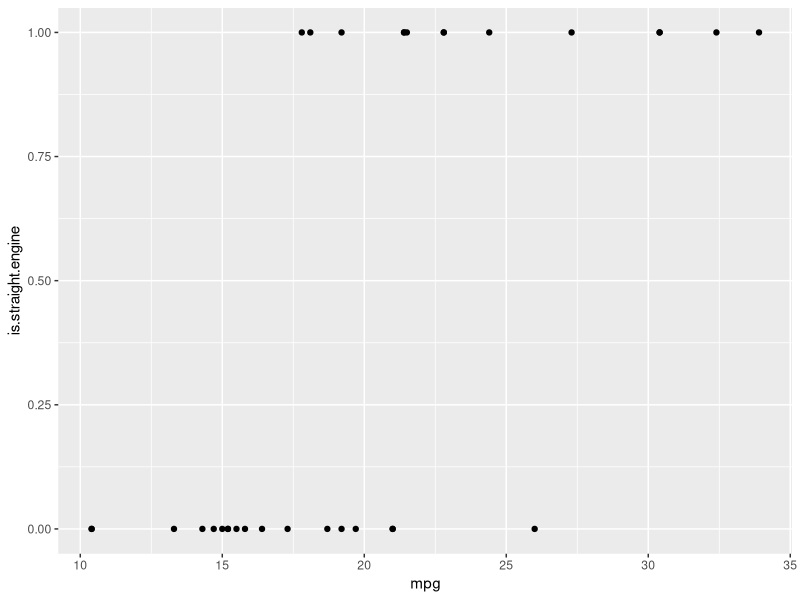
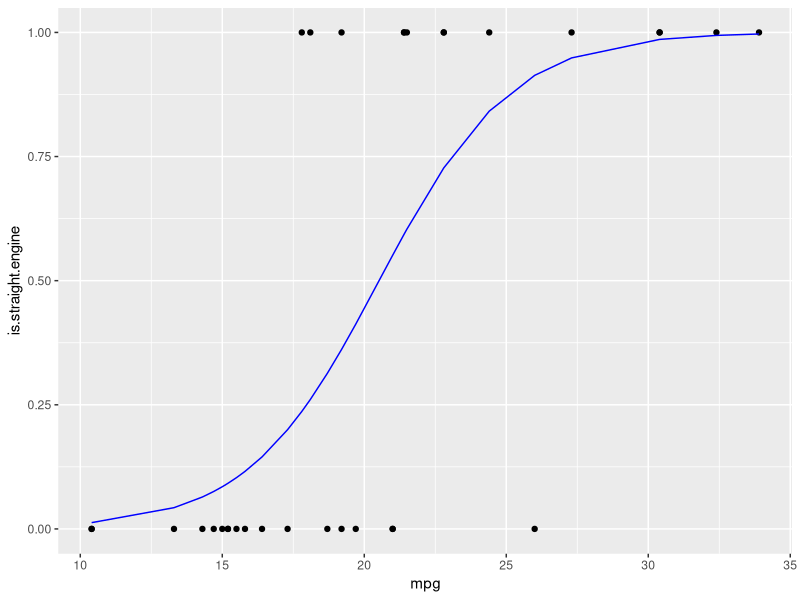
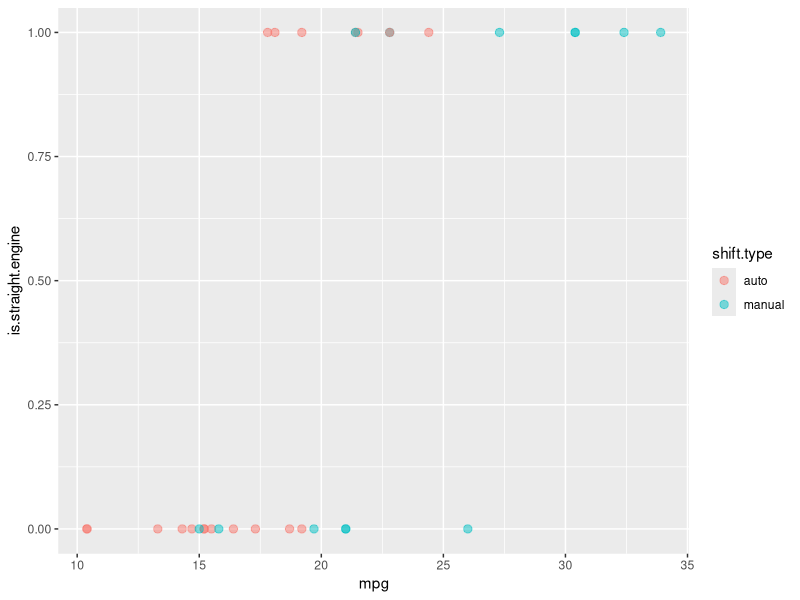
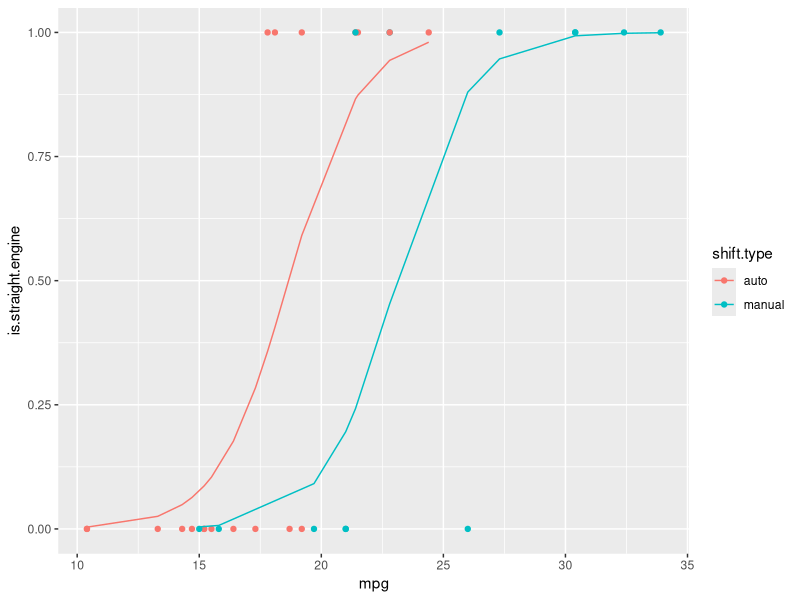

The R source for these figures, in order:
#############################################
# in class exercicse for logistic regression
############################################
rm(list = ls())

# loading libraries
library(data.table)
library(ggplot2)

# load data
data("mtcars")
mtcars <- data.table(mtcars)

# rename the variable
setnames(mtcars, "vs", "is.straight.engine")

# make new variable for automatic vs manual
mtcars[, shift.type:= ifelse(am==1,"manual","auto")]

# keep only necessaary columns
mtcars[, list(is.straight.engine, mpg, shift.type)]

# run logistic regression

ggplot(mtcars,aes(x=mpg, y=is.straight.engine)) +
  geom_point()

lr_mpg <- glm(formula = is.straight.engine ~ mpg, data=mtcars, family = binomial)
summary(lr_mpg)

# Theese two are slightly different in results. 
# prob_of_SE = probability pf straight engine
#mtcars[, predicted_prob_of_SE:=1/(1+exp(-(-8.8331 +0.4304*mpg)))]
mtcars[,auto_predicted_prob_of_SE:=predict(lr_mpg, type="response")]

ggplot(mtcars,aes(x=mpg))+
  geom_point(aes(y=is.straight.engine))+
  geom_line(aes(y=auto_predicted_prob_of_SE), color="blue")

# logistic regression with mpg and shif type
ggplot(mtcars,aes(x=mpg, y=is.straight.engine)) +
  geom_point(aes(color=shift.type), size=2.5, alpha=0.5)

lr_mpg_shif <- glm(formula = is.straight.engine ~mpg + shift.type, data = mtcars,family = binomial)
summary(lr_mpg_shif)

mtcars[, predicted_mpg_shift:=predict(lr_mpg_shif, type="response")]
ggplot(mtcars,aes(x=mpg, color=shift.type))+
  geom_point(aes(y=is.straight.engine))+
  geom_line(aes(y=predicted_mpg_shift))
